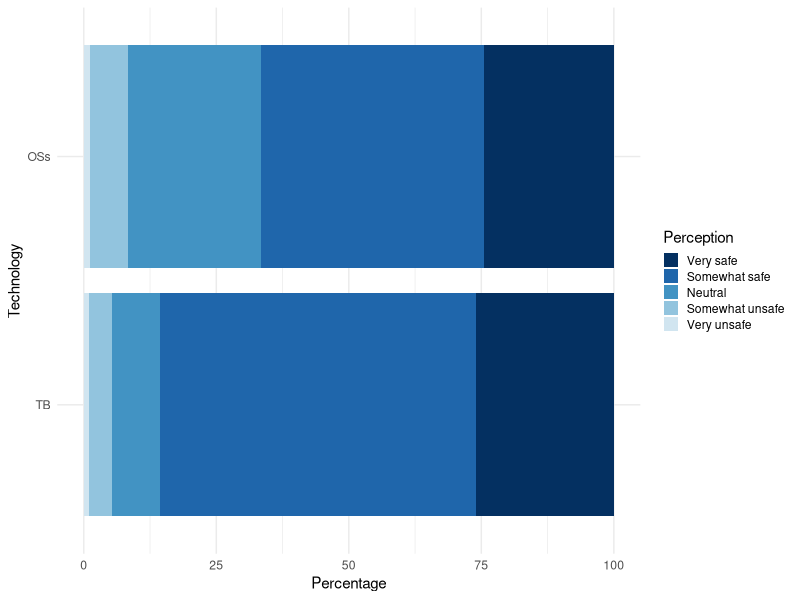

The R source for this figure:
library(ggplot2)
library(reshape2)

cairo_pdf("perceived-security.pdf", height=1.4, width=4)

d <- read.csv("data.csv", check.names = FALSE)

df <- melt(d)

# Order perception by significance instead of alphabetically.
df$Perception <- factor(df$Perception, levels = df$Perception[c(5, 4, 3, 2, 1)])

ggplot(data = df, aes(x = variable, y = value, fill = Perception)) +
       geom_bar(stat = "identity") +
       labs(x = "Technology") +
       labs(y = "Percentage") +
       coord_flip() +
       theme_minimal() +
       theme(legend.key.size = unit(0.8, "line")) +
       scale_fill_manual(values=c("#043061", "#1f66ab", "#4293c3", "#92c4de", "#d1e5f0"))

dev.off()
